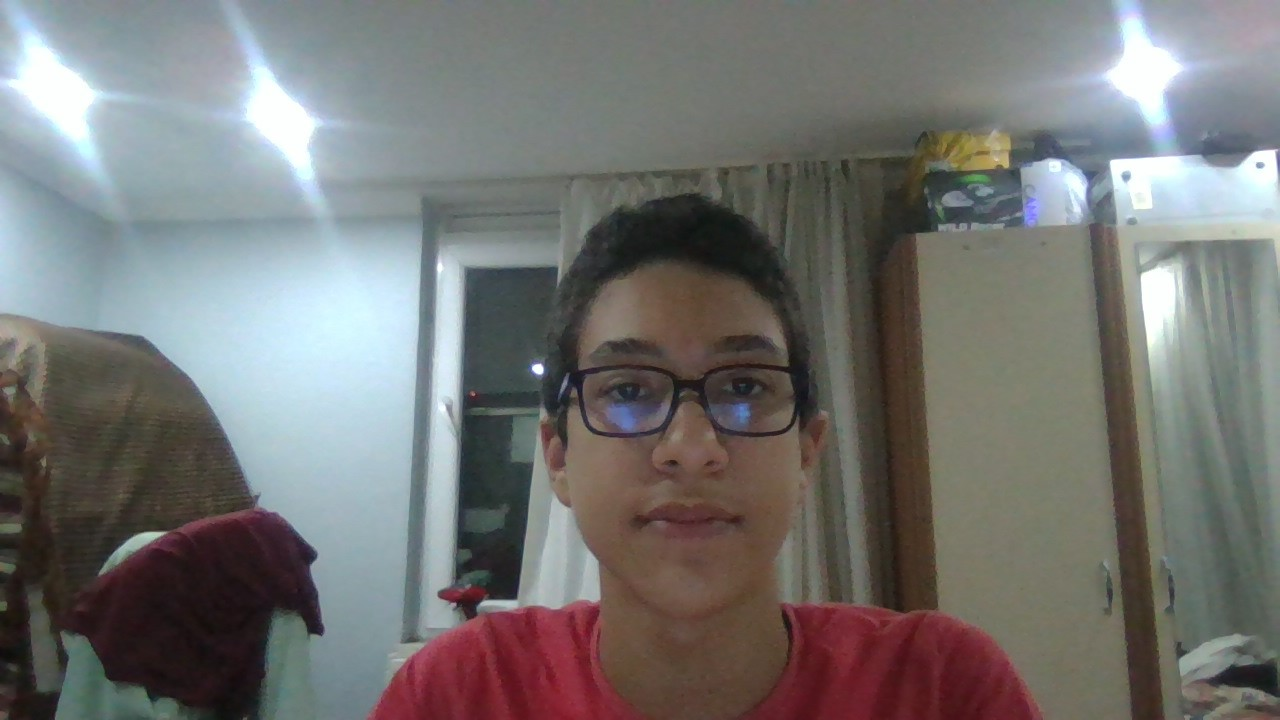
#> input picture OPENCEVE/sen.jpg, 1280 x 720 px, given in place of sen.jpeg, which was not available
$ python deneme.py
#> lines starting #> are read from the running program, lines starting #| are printed output that depends on the picture; after the words box and inside, x2 and y2 are one past the last pixel; in counts of white or black regions, pixels touching at a corner belong together; pictures that were not available may be replaced by others from this repository, and a replacement may not be noted
import cv2
import sys

fotograf = cv2.imread("sen.jpeg")
#> fotograf is the input picture: shape (720, 1280, 3); mean B, G, R 114.1, 116.1, 116.6
gray = cv2.cvtColor(fotograf, cv2.COLOR_BGR2GRAY)
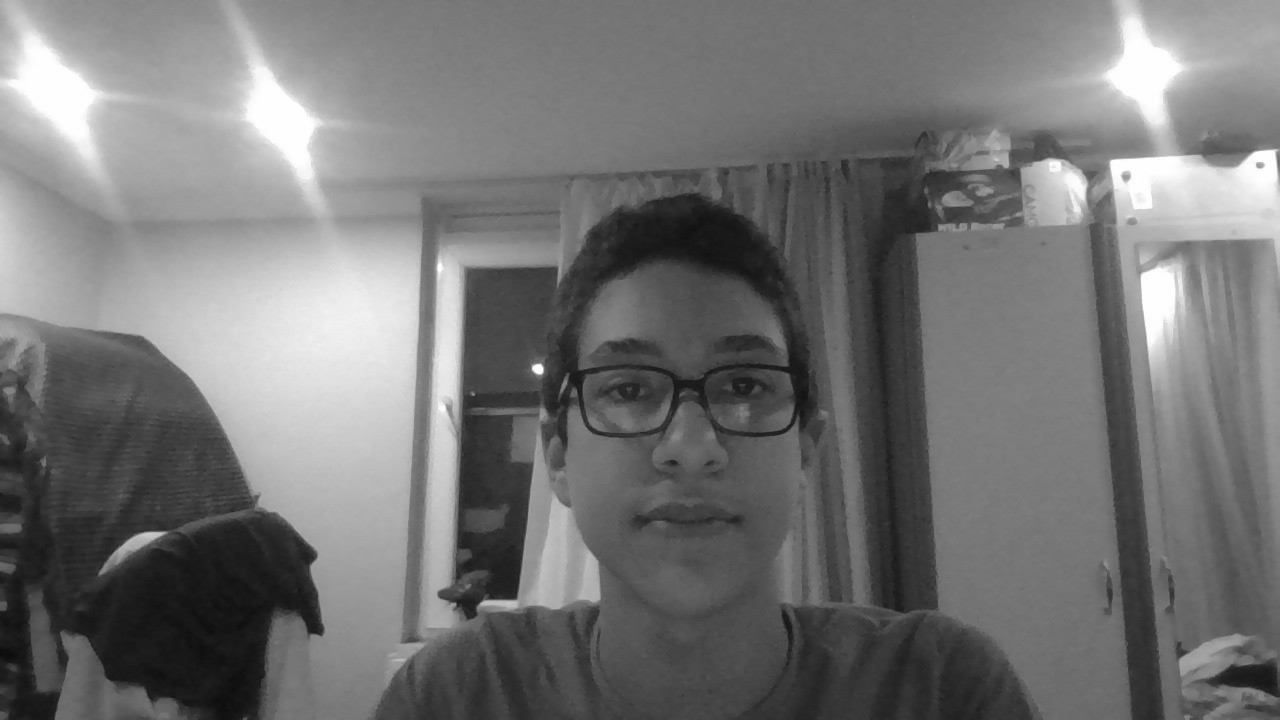
#> gray: shape (720, 1280); min 13, max 255, mean 116

yuz_belirleme = cv2.CascadeClassifier("data\\haarcascade_frontalface_alt.xml")
goz_belirleme = cv2.CascadeClassifier("data\\haarcascade_eye.xml")

yuz = yuz_belirleme.detectMultiScale(
    gray,
    scaleFactor=1.075,
    minNeighbors=5,
    minSize=(15, 15))
#> yuz = [[531, 268, 315, 315]]

for (x,y,w,h) in yuz:
    cv2.rectangle(
    fotograf,
    (x,y),
    (x+w,y+h),
    (255,0,0),
    2)

    roi_gray = gray[y:y+h, x:x+w]
    roi_color = fotograf[y:y+h, x:x+w]

    eyes = goz_belirleme.detectMultiScale(roi_gray)
    for (ex,ey,ew,eh) in eyes:
        cv2.rectangle(
        roi_color,
        (ex,ey),
        (ex+ew,ey+eh),
        (0,255,0),
        1)
#> this loop made 1 pass
#> (x, y, w, h, eyes) on pass 1: (531, 268, 315, 315, [[196, 99, 39, 39], [70, 99, 47, 47]])
#> pass 1, `roi_gray = gray[y:y+h, x:x+w]`:
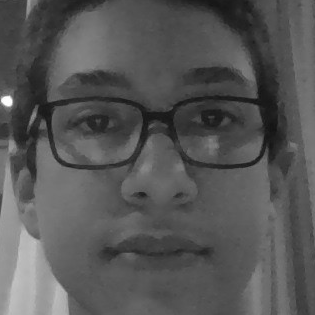
#> roi_gray: shape (315, 315); min 19, max 254, mean 86.2
#> pass 1, `roi_color = fotograf[y:y+h, x:x+w]`:
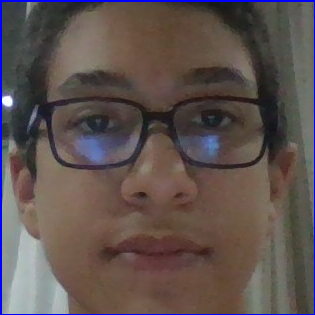
#> roi_color: shape (315, 315, 3); mean B, G, R 79.2, 81.8, 93.7
#> after the loop:
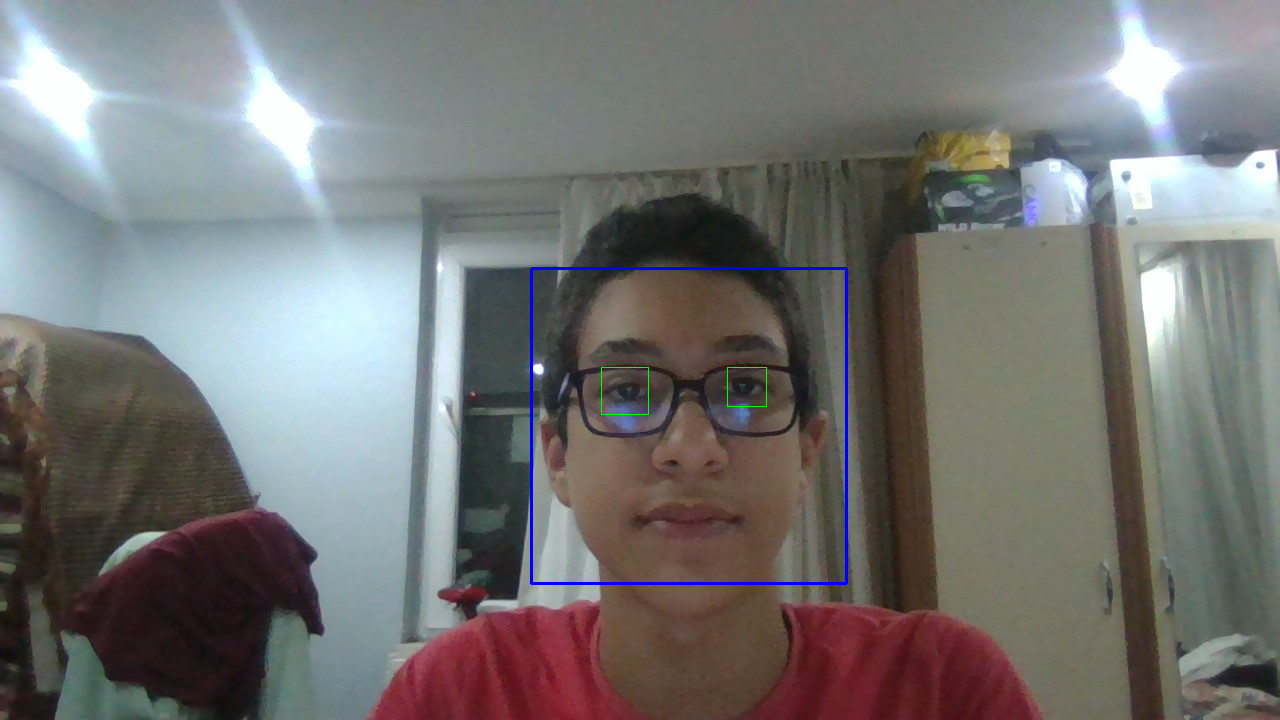
#> fotograf: shape (720, 1280, 3); 0.45% of pixels changed, all inside (x1, y1, x2, y2) = (530, 267, 848, 585)
#> after the loop:
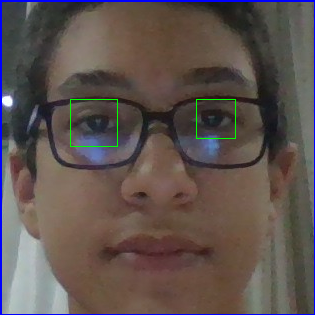
#> roi_color: shape (315, 315, 3); 0.35% of pixels changed, all inside (x1, y1, x2, y2) = (70, 99, 236, 147)

print("[INFO] {0} Yüz Bulundu! Bulunan Yüz Sayısı = ".format(len(yuz)))
#| [INFO] 1 Yüz Bulundu! Bulunan Yüz Sayısı =

for (x, y, w, h) in yuz:
    cv2.rectangle(
    fotograf,
    (x, y),
    (x + w, y + h),
    (0,0,255),
    2)
#> this loop made 1 pass
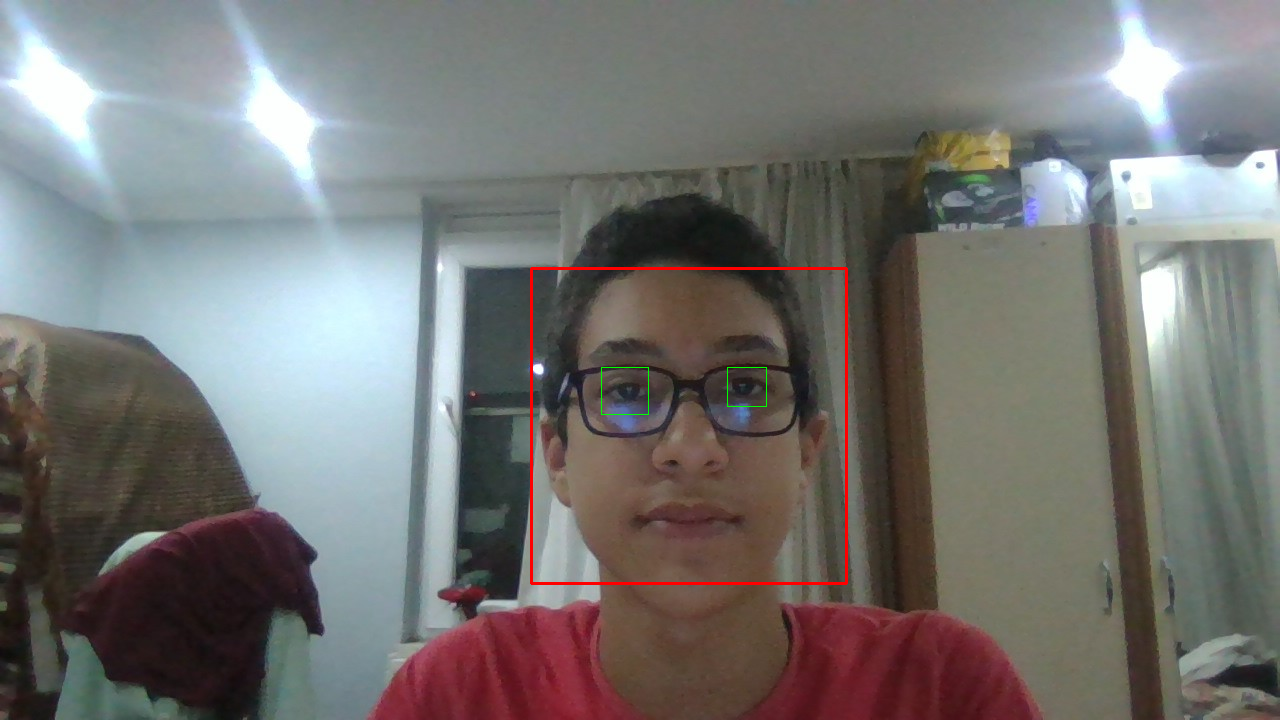
#> fotograf: shape (720, 1280, 3); 0.41% of pixels changed, all inside (x1, y1, x2, y2) = (530, 267, 848, 585)

durum = cv2.imwrite('foto2.jpg', fotograf)
print("[ Bilgi Mesajı… ] Görsel kaydedildi: ", durum)
#| [ Bilgi Mesajı… ] Görsel kaydedildi:  True
